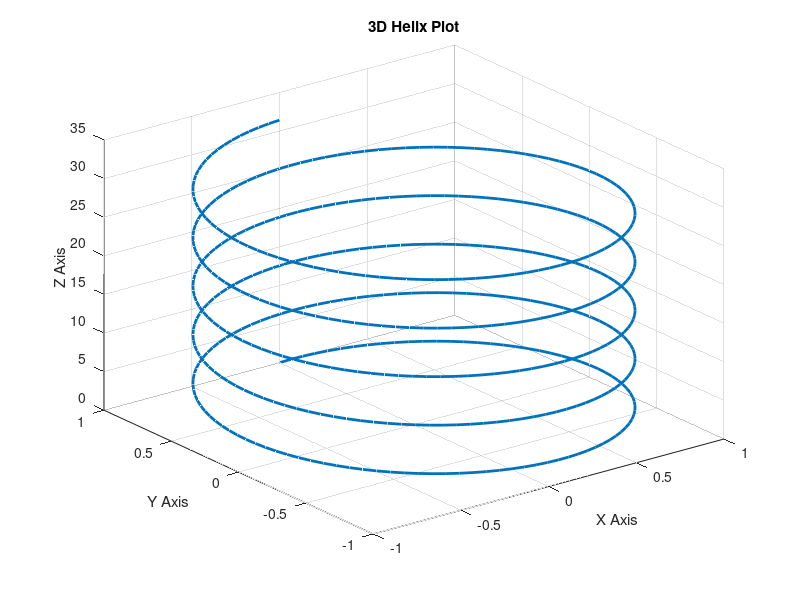

Write MATLAB code to recreate this figure.
%Conner Everett ENGR-123 assigment 4 loops ai
t = linspace(0, 10*pi, 500);
x = sin(t);
y = cos(t);
z = t;

plot3(x, y, z, 'LineWidth', 2);
grid on;
xlabel('X Axis');
ylabel('Y Axis');
zlabel('Z Axis');
title('3D Helix Plot');
